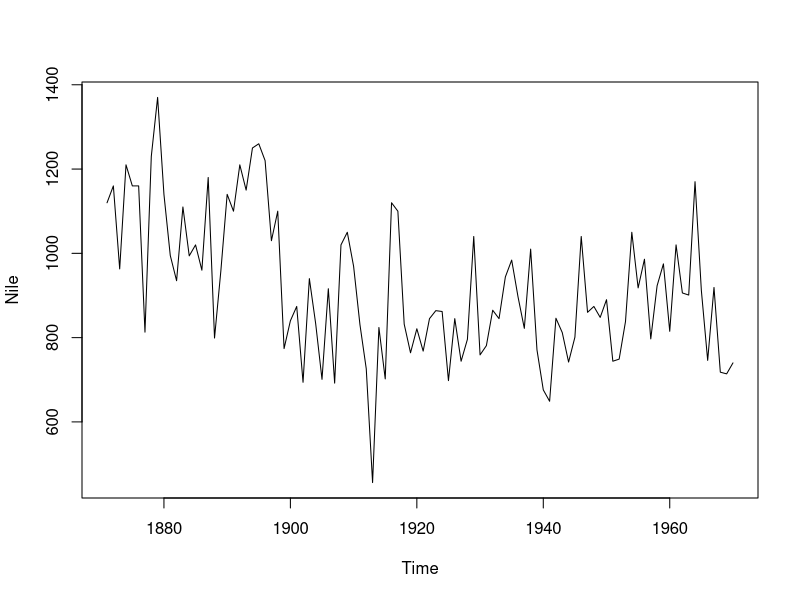
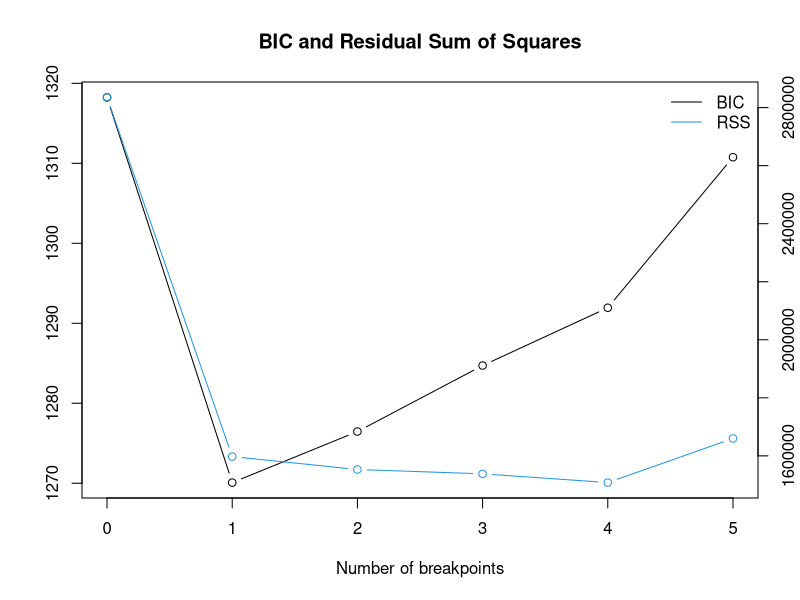
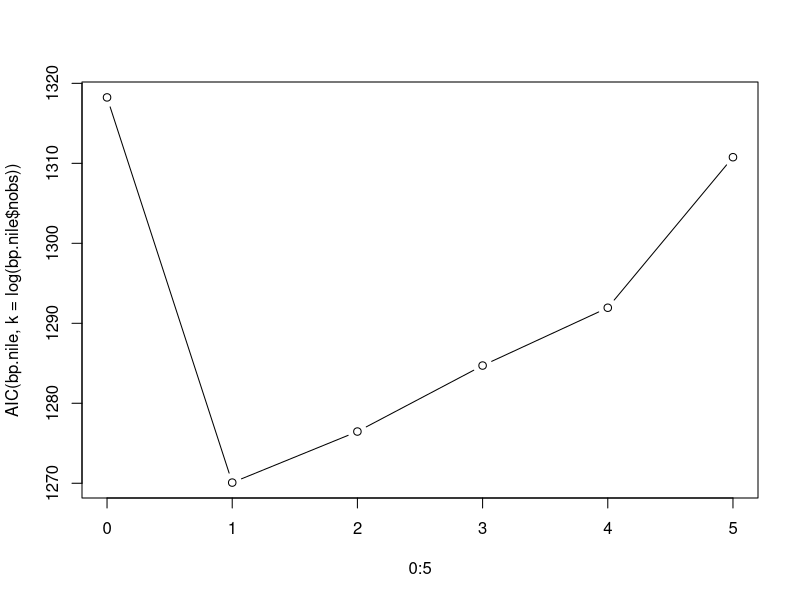
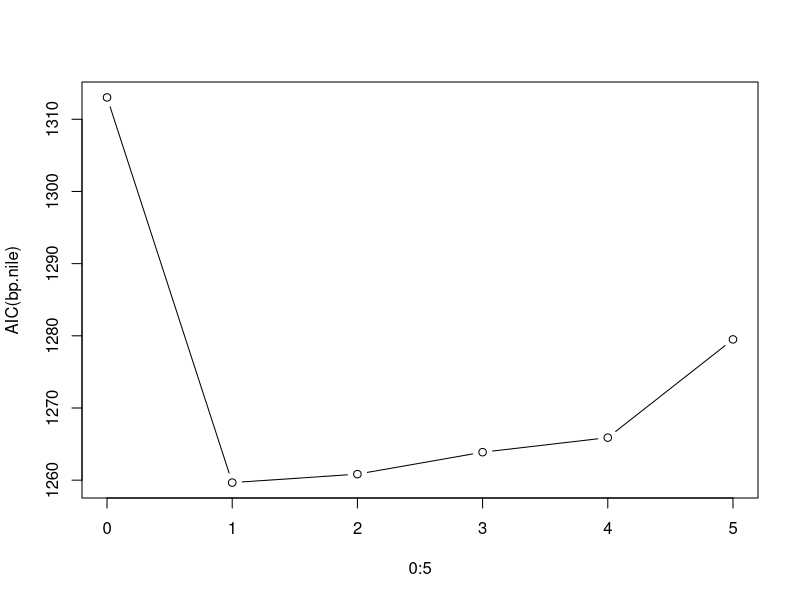

The R script that drew these images, in order:
library(strucchange)


### Name: logLik.breakpoints
### Title: Log Likelihood and Information Criteria for Breakpoints
### Aliases: logLik.breakpoints logLik.breakpointsfull AIC.breakpointsfull
### Keywords: regression

### ** Examples

## Nile data with one breakpoint: the annual flows drop in 1898
## because the first Ashwan dam was built
data("Nile")
plot(Nile)

bp.nile <- breakpoints(Nile ~ 1)
summary(bp.nile)
plot(bp.nile)

## BIC of partitions with0 to 5 breakpoints
plot(0:5, AIC(bp.nile, k = log(bp.nile$nobs)), type = "b")
## AIC
plot(0:5, AIC(bp.nile), type = "b")

## BIC, AIC, log likelihood of a single partition
bp.nile1 <- breakpoints(bp.nile, breaks = 1)
AIC(bp.nile1, k = log(bp.nile1$nobs))
AIC(bp.nile1)
logLik(bp.nile1)
